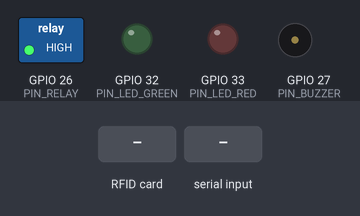
Bench run of a sketch on a simulated ESP32. Shown: switched loads named in the sketch (green lamp = pin HIGH), output pins drawn as LEDs (lit = HIGH), buzzer (waves = sounding, pin HIGH). Inputs (shaded band) come from the test bench. WiFi joins after 1.5 s; servers stay silent unless stated; uploads are accepted with an empty reply; what the sketch prints to the serial monitor is not drawn.

Above: at 4.3 s.
4.4 s: RFID card 5E 7A 19 C4 held to the reader
At 6.1 s:
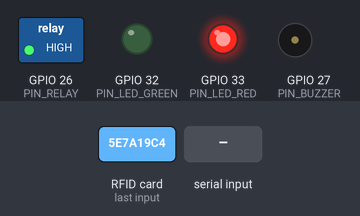
7.4 s: "granted\n" received over the second serial link
At 8.76 s:
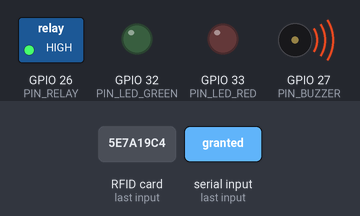
10.4 s: "denied\n" received over the second serial link
At 12.9 s:
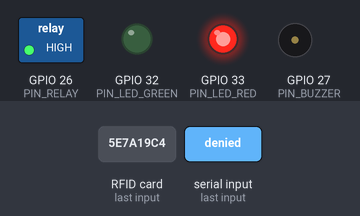
13.4 s: "green\n" received over the second serial link
At 17.1 s:
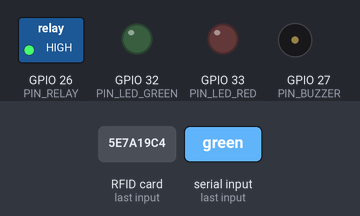
Timing chart, 0 to 17.4 s (numbered marks = the images above; inputs shaded):
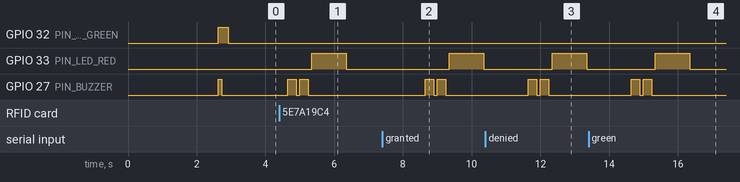

The sketch:

punchbook_esp32_firmware.ino
```cpp
/*
 * ==============================================================================
 * PunchBook Smart Access Control - ESP32 Reference Firmware
 * ==============================================================================
 * Tương thích: ESP32-WROOM-32 Dev Module
 * Thiết bị ngoại vi hỗ trợ:
 *  - Đầu đọc thẻ RFID RC522 (Giao tiếp SPI)
 *  - Đầu đọc mã QR / Barcode GM65 (Giao tiếp UART Serial2)
 *  - Module Rơ-le kích cổng xoay ba càng (Tripod Turnstile) hoặc Khóa từ (Magnetic Lock)
 *  - Còi chip báo hiệu (Active Buzzer) & LED chỉ thị trạng thái 2 màu (Xanh/Đỏ)
 *
 * Thư viện yêu cầu (Cài đặt qua Arduino Library Manager):
 *  - ArduinoJson by Benoit Blanchon (phiên bản 6.x hoặc 7.x)
 *  - MFRC522 by GithubCommunity (phiên bản 1.4.10+)
 *
 * Bản quyền (c) 2026 PunchBook. Giữ toàn quyền.
 * ==============================================================================
 */

#include <WiFi.h>
#include <HTTPClient.h>
#include <WiFiClientSecure.h>
#include <ArduinoJson.h>
#include <SPI.h>
#include <MFRC522.h>

// ==============================================================================
// 1. CẤU HÌNH HỆ THỐNG & KẾT NỐI (TÙY CHỈNH THEO PHÒNG TẬP CỦA BẠN)
// ==============================================================================
const char* WIFI_SSID     = "YOUR_WIFI_SSID";
const char* WIFI_PASSWORD = "YOUR_WIFI_PASSWORD";

// Địa chỉ PunchBook Server (Thay đổi thành domain server hoặc IP nội bộ của bạn)
// Ví dụ nội bộ: "http://192.168.1.100:3000"
// Ví dụ production: "https://api.punchbook.vn"
const String SERVER_BASE_URL = "http://192.168.1.100:3000";

// Device Token duy nhất được tạo từ trang Cài đặt Thiết bị PunchBook (Bắt đầu bằng dev_tok_...)
const String DEVICE_TOKEN = "YOUR_DEVICE_TOKEN_HERE";

// Chu kỳ gửi nhịp tim (Heartbeat ping) kiểm tra trạng thái Online: 60 giây
const unsigned long HEARTBEAT_INTERVAL_MS = 60000;

// ==============================================================================
// 2. KHAI BÁO CHÂN PHẦN CỨNG (GPIO PIN DEFINITIONS)
// ==============================================================================
#define PIN_RELAY       26  // Rơ-le kích mở cổng (Thường là Active LOW)
#define PIN_BUZZER      27  // Còi báo hiệu Active Buzzer
#define PIN_LED_GREEN   32  // LED Xanh chỉ thị truy cập thành công
#define PIN_LED_RED     33  // LED Đỏ chỉ thị truy cập bị từ chối

// Chân giao tiếp SPI cho RFID RC522
#define PIN_RC522_SS    5
#define PIN_RC522_RST   4
// SCK: GPIO 18, MISO: GPIO 19, MOSI: GPIO 23 (Chân chuẩn VSPI trên ESP32)

// Chân Serial2 cho Đầu đọc mã QR GM65
#define PIN_QR_RX       16  // Nối vào TX của GM65
#define PIN_QR_TX       17  // Nối vào RX của GM65

// Định nghĩa mức kích hoạt của Relay (đa số module relay trên thị trường kích mức LOW)
#define RELAY_ACTIVE_LEVEL   LOW
#define RELAY_INACTIVE_LEVEL HIGH

// ==============================================================================
// 3. KHỞI TẠO ĐỐI TƯỢNG VÀ BIẾN TOÀN CỤC
// ==============================================================================
MFRC522 rfid(PIN_RC522_SS, PIN_RC522_RST);
HardwareSerial qrSerial(2);

unsigned long lastHeartbeatTime = 0;
bool isProcessingCheckIn = false;

// ==============================================================================
// 4. CÁC HÀM XỬ LÝ PHẦN CỨNG NGOẠI VI (BUZZER, LED, RELAY)
// ==============================================================================

void triggerBuzzer(const String& mode) {
  if (mode == "granted") {
    // 1 tiếng bíp ngắn (100ms) thanh thoát
    digitalWrite(PIN_BUZZER, HIGH);
    delay(100);
    digitalWrite(PIN_BUZZER, LOW);
  } else if (mode == "denied") {
    // 2 tiếng bíp dài cảnh báo từ chối
    for (int i = 0; i < 2; i++) {
      digitalWrite(PIN_BUZZER, HIGH);
      delay(250);
      digitalWrite(PIN_BUZZER, LOW);
      delay(100);
    }
  }
}

void indicateLed(const String& color, int durationMs = 1500) {
  if (color == "green") {
    digitalWrite(PIN_LED_GREEN, HIGH);
    digitalWrite(PIN_LED_RED, LOW);
  } else if (color == "red") {
    digitalWrite(PIN_LED_GREEN, LOW);
    digitalWrite(PIN_LED_RED, HIGH);
  }

  // Chờ hiển thị nếu được yêu cầu đồng bộ
  if (durationMs > 0) {
    delay(durationMs);
    digitalWrite(PIN_LED_GREEN, LOW);
    digitalWrite(PIN_LED_RED, LOW);
  }
}

void triggerRelayUnlock(int pulseMs) {
  Serial.printf("[RELAY] Kích mở rơ-le trong %d ms...\n", pulseMs);
  digitalWrite(PIN_RELAY, RELAY_ACTIVE_LEVEL);
  delay(pulseMs);
  digitalWrite(PIN_RELAY, RELAY_INACTIVE_LEVEL);
  Serial.println("[RELAY] Đã ngắt rơ-le về vị trí khóa.");
}

// ==============================================================================
// 5. GIAO TIẾP MẠNG & PUNCHBOOK API
// ==============================================================================

void ensureWiFiConnected() {
  if (WiFi.status() == WL_CONNECTED) return;

  Serial.print("[WIFI] Đang kết nối WiFi: ");
  Serial.println(WIFI_SSID);
  WiFi.mode(WIFI_STA);
  WiFi.begin(WIFI_SSID, WIFI_PASSWORD);

  int attempts = 0;
  while (WiFi.status() != WL_CONNECTED && attempts < 20) {
    delay(500);
    Serial.print(".");
    attempts++;
  }

  if (WiFi.status() == WL_CONNECTED) {
    Serial.println("\n[WIFI] Đã kết nối thành công!");
    Serial.print("[WIFI] IP Address: ");
    Serial.println(WiFi.localIP());
  } else {
    Serial.println("\n[WIFI] Kết nối thất bại. Sẽ thử lại sau.");
  }
}

void sendHeartbeatPing() {
  if (WiFi.status() != WL_CONNECTED) return;

  HTTPClient http;
  String url = SERVER_BASE_URL + "/api/v1/hardware/ping";

  Serial.println("[HEARTBEAT] Đang gửi ping lên PunchBook...");
  http.begin(url);
  http.addHeader("Content-Type", "application/json");
  http.addHeader("X-Device-Token", DEVICE_TOKEN);

  int httpCode = http.POST("{}");
  if (httpCode == 200) {
    String response = http.getString();
    Serial.printf("[HEARTBEAT] Ping thành công (HTTP %d): %s\n", httpCode, response.c_str());
  } else {
    Serial.printf("[HEARTBEAT] Ping thất bại, mã lỗi HTTP: %d\n", httpCode);
  }
  http.end();
}

void processCheckIn(const String& identifier) {
  if (WiFi.status() != WL_CONNECTED) {
    Serial.println("[CHECK-IN] Không có kết nối mạng!");
    triggerBuzzer("denied");
    indicateLed("red", 500);
    return;
  }

  isProcessingCheckIn = true;
  Serial.printf("[CHECK-IN] Gửi yêu cầu xác thực cho mã: %s\n", identifier.c_str());

  HTTPClient http;
  String url = SERVER_BASE_URL + "/api/v1/hardware/check_in";

  http.begin(url);
  http.addHeader("Content-Type", "application/json");
  http.addHeader("X-Device-Token", DEVICE_TOKEN);

  // Tạo payload JSON gửi lên server
  StaticJsonDocument<256> reqDoc;
  reqDoc["identifier"] = identifier;
  String reqBody;
  serializeJson(reqDoc, reqBody);

  int httpCode = http.POST(reqBody);
  String response = http.getString();
  Serial.printf("[CHECK-IN] HTTP Response code: %d\n", httpCode);
  Serial.printf("[CHECK-IN] Body: %s\n", response.c_str());

  if (httpCode == 200 || httpCode == 422) {
    StaticJsonDocument<1024> respDoc;
    DeserializationError error = deserializeJson(respDoc, response);

    if (error) {
      Serial.printf("[CHECK-IN] Lỗi parse JSON response: %s\n", error.c_str());
      triggerBuzzer("denied");
      indicateLed("red", 1000);
    } else {
      bool accessGranted = respDoc["access_granted"] | false;
      JsonObject action = respDoc["hardware_action"];
      bool relayTrigger = action["relay_trigger"] | false;
      int pulseMs = action["pulse_ms"] | 1500;
      String buzzerTone = action["buzzer"] | (accessGranted ? "granted" : "denied");
      String ledColor = action["led"] | (accessGranted ? "green" : "red");
      const char* audioPrompt = respDoc["audio_prompt"] | "";

      Serial.printf("[PUNCHBOOK] Phán quyết: %s | Lời chào: %s\n",
                    accessGranted ? "CHẤP THUẬN (GRANTED)" : "TỪ CHỐI (DENIED)",
                    audioPrompt);

      if (accessGranted && relayTrigger) {
        // Cấp quyền mở cổng
        digitalWrite(PIN_LED_GREEN, HIGH);
        triggerBuzzer(buzzerTone);
        triggerRelayUnlock(pulseMs);
        digitalWrite(PIN_LED_GREEN, LOW);
      } else {
        // Từ chối mở cổng
        indicateLed(ledColor, 0);
        triggerBuzzer(buzzerTone);
        delay(1000);
        digitalWrite(PIN_LED_RED, LOW);
      }
    }
  } else {
    Serial.printf("[CHECK-IN] Server báo lỗi không xác định (HTTP %d)\n", httpCode);
    triggerBuzzer("denied");
    indicateLed("red", 1000);
  }

  http.end();
  isProcessingCheckIn = false;
}

// ==============================================================================
// 6. KHỞI ĐỘNG HỆ THỐNG (SETUP)
// ==============================================================================
void setup() {
  Serial.begin(115200);
  delay(1000);
  Serial.println("\n==================================================");
  Serial.println("PunchBook Smart Access Control - ESP32 Firmware");
  Serial.println("==================================================");

  // Cấu hình GPIO
  pinMode(PIN_RELAY, OUTPUT);
  digitalWrite(PIN_RELAY, RELAY_INACTIVE_LEVEL); // Đảm bảo rơ-le luôn khóa lúc khởi động

  pinMode(PIN_BUZZER, OUTPUT);
  digitalWrite(PIN_BUZZER, LOW);

  pinMode(PIN_LED_GREEN, OUTPUT);
  digitalWrite(PIN_LED_GREEN, LOW);

  pinMode(PIN_LED_RED, OUTPUT);
  digitalWrite(PIN_LED_RED, LOW);

  // Khởi động SPI và Đầu đọc RFID RC522
  SPI.begin();
  rfid.PCD_Init();
  delay(50);
  rfid.PCD_DumpVersionToSerial();
  Serial.println("[RC522] Đã khởi tạo đầu đọc thẻ RFID.");

  // Khởi động Serial2 cho đầu đọc mã GM65 (Baud rate mặc định 9600)
  qrSerial.begin(9600, SERIAL_8N1, PIN_QR_RX, PIN_QR_TX);
  Serial.println("[GM65] Đã khởi tạo cổng đọc mã QR qua UART2.");

  // Kết nối WiFi
  ensureWiFiConnected();

  // Bíp khởi động thành công
  digitalWrite(PIN_LED_GREEN, HIGH);
  triggerBuzzer("granted");
  delay(200);
  digitalWrite(PIN_LED_GREEN, LOW);

  // Gửi heartbeat đầu tiên khi vừa khởi động
  sendHeartbeatPing();
  lastHeartbeatTime = millis();
}

// ==============================================================================
// 7. VÒNG LẶP CHÍNH (LOOP)
// ==============================================================================
void loop() {
  // 1. Duy trì kết nối WiFi
  if (WiFi.status() != WL_CONNECTED) {
    ensureWiFiConnected();
  }

  // 2. Gửi định kỳ Heartbeat Ping lên Server
  if (millis() - lastHeartbeatTime >= HEARTBEAT_INTERVAL_MS) {
    sendHeartbeatPing();
    lastHeartbeatTime = millis();
  }

  if (isProcessingCheckIn) {
    delay(50);
    return;
  }

  // 3. Kiểm tra quét thẻ RFID RC522
  if (rfid.PICC_IsNewCardPresent() && rfid.PICC_ReadCardSerial()) {
    String cardUid = "";
    for (byte i = 0; i < rfid.uid.size; i++) {
      if (rfid.uid.uidByte[i] < 0x10) cardUid += "0";
      cardUid += String(rfid.uid.uidByte[i], HEX);
    }
    cardUid.toUpperCase();
    Serial.printf("\n[RFID] Phát hiện thẻ từ UID: %s\n", cardUid.c_str());

    // Dừng giao tiếp với thẻ hiện tại để tránh đọc lặp
    rfid.PICC_HaltA();
    rfid.PCD_StopCrypto1();

    // Gửi xác thực check-in
    processCheckIn(cardUid);
  }

  // 4. Kiểm tra quét mã QR từ GM65 qua Serial2
  if (qrSerial.available() > 0) {
    String qrData = qrSerial.readStringUntil('\r');
    qrData.trim();
    if (qrData.length() > 0) {
      Serial.printf("\n[QR-SCANNER] Đọc được mã: %s\n", qrData.c_str());
      processCheckIn(qrData);
    }
  }

  delay(20);
}
```

Measured:
- after the input at 4.4 s, GPIO 33 (PIN_LED_RED): LOW → HIGH after 0.95 s, → LOW 1.0 s later; GPIO 27 (PIN_BUZZER): alternates HIGH for 0.25 s and LOW for 0.10 s, 4 changes in all, then stays LOW, starting after 0.25 s
- after the input at 7.4 s, GPIO 33 (PIN_LED_RED): LOW → HIGH after 1.9 s, → LOW 1.0 s later; GPIO 27 (PIN_BUZZER): alternates HIGH for 0.25 s and LOW for 0.10 s, 4 changes in all, then stays LOW, starting after 1.2 s
- after the input at 10.4 s, GPIO 33 (PIN_LED_RED): LOW → HIGH after 1.9 s, → LOW 1.0 s later; GPIO 27 (PIN_BUZZER): alternates HIGH for 0.25 s and LOW for 0.10 s, 4 changes in all, then stays LOW, starting after 1.2 s
- after the input at 13.4 s, GPIO 33 (PIN_LED_RED): LOW → HIGH after 1.9 s, → LOW 1.0 s later; GPIO 27 (PIN_BUZZER): alternates HIGH for 0.25 s and LOW for 0.10 s, 4 changes in all, then stays LOW, starting after 1.2 s
